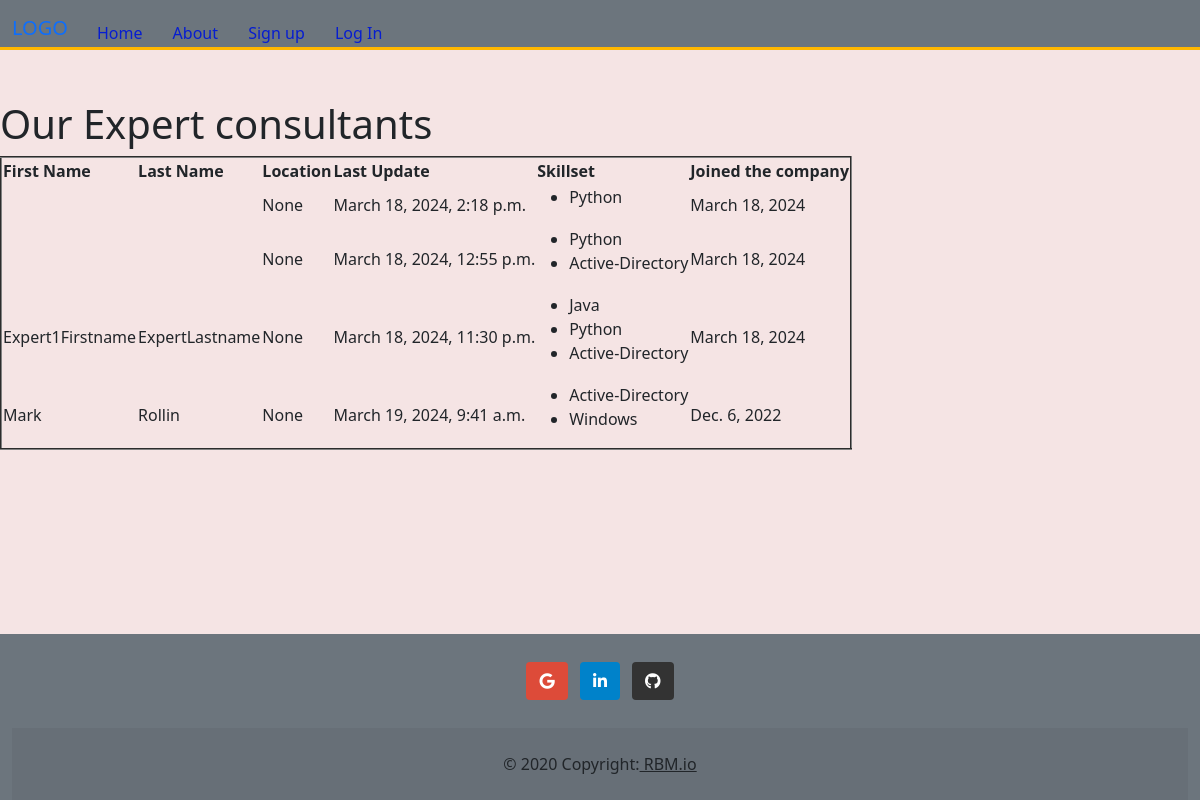
The app's page /user_app/listexpert/ with its own data.
### user_app/models.py (models this page shows, shortened)
class Expert(models.Model):
    user = models.OneToOneField(CustomUser, on_delete=models.CASCADE)
    skills = models.ManyToManyField(Skill, related_name='experts')
    start_date = models.DateField()

class CustomUser(AbstractUser):
    location = models.CharField(max_length=200, null=True, blank=True)
    name = models.CharField(max_length=200, blank=True, null=True)
    is_customer = models.BooleanField(default=False)
    is_expert = models.BooleanField(default=False)
    is_manager = models.BooleanField(default=False)
    created_at = models.DateTimeField(auto_now_add=True)
    updated_at = models.DateTimeField(auto_now=True)

class Skill(models.Model):
    name = models.CharField(max_length=100, null=True, blank=True)
    category = models.CharField(max_length=100, null=True, blank=True)
    level = models.SmallIntegerField()

### user_app/views.py (the view)
# urls.py: path('listexpert/', ExpertListView.as_view(), name='list_expert'),
class ExpertListView(ListView):
    model = Expert
    template_name = 'customer/listexpert.html'
    context_object_name = 'experts'
    paginate_by = 5
    def get_queryset(self):
        queryset = super().get_queryset()
        category = self.request.GET.get('category')
        if category:
            queryset = queryset.filter(skills__category=category)
        return queryset
    def get_context_data(self, **kwargs):
        context = super().get_context_data(**kwargs)
        context['categories'] = Skill.objects.values_list('category', flat=True).distinct()
        return context

### user_app/templates/customer/listexpert.html (shortened to what this page needs)
{% extends 'base.html' %}
{% block content %}
<main>
    <div class="main">
    <h1>Our Expert consultants</h1>
</div>
<table border="2">
    <thead>
        <tr>
            <th>First Name</th>
            <th>Last Name</th>
            <th>Location</th>
            <th>Last Update </th>
            <th>Skillset</th>
            <th>Joined the company</th>
        </tr>
    </thead>
    <tbody>
        {% for expert in experts %}
            <tr>
                <td>{{ expert.user.first_name }}</td>
                <td>{{ expert.user.last_name }}</td>
                <td>{{ expert.user.location }}</td>
                <td>{{ expert.user.updated_at }}</td>
                <td>
                    <ul>
                        {% for skill in expert.skills.all %}
                            <li>{{ skill.name }}</li>
                        {% endfor %}
                    </ul>
                </td>
                <td>{{ expert.start_date }}</td>
            </tr>
        {% endfor %}
    </tbody>
</table>
</main>
{% endblock %}

### static/css/style.css (style rules this page uses)
body { background-color: rgb(245, 228, 228); }
.main { margin-top: 100px; }

### records on screen
Expert: user.location "None", user.updated_at "March 18, 2024, 2:18 p.m.", start_date "March 18, 2024"
Skill: name "Python"
Expert: user.location "None", user.updated_at "March 18, 2024, 12:55 p.m.", start_date "March 18, 2024"
Skill: name "Active-Directory"
Expert: user.first_name "Expert1Firstname", user.last_name "ExpertLastname", user.location "None", user.updated_at "March 18, 2024, 11:30 p.m.", start_date "March 18, 2024"
Skill: name "Java"
Expert: user.first_name "Mark", user.last_name "Rollin", user.location "None", user.updated_at "March 19, 2024, 9:41 a.m.", start_date "Dec. 6, 2022"
Skill: name "Windows"
